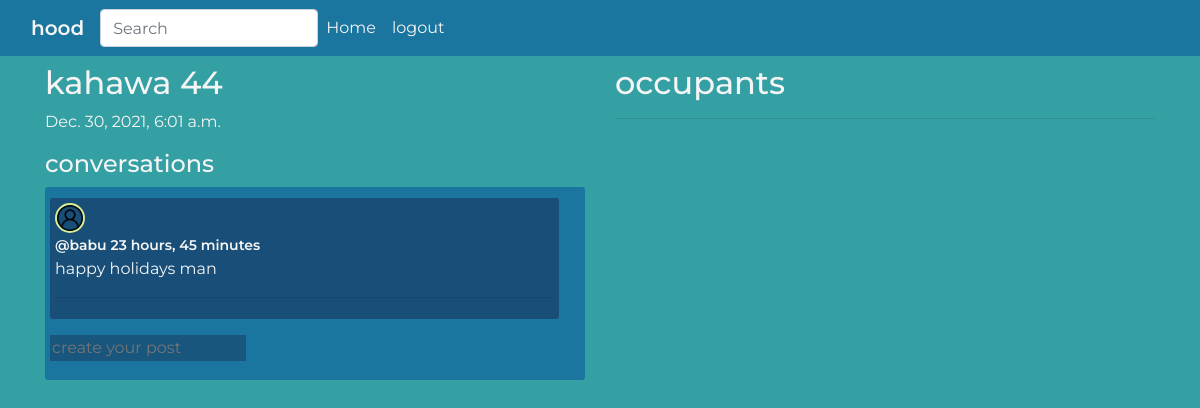
The page /hood/1/ (signed in) on the database as committed earlier.
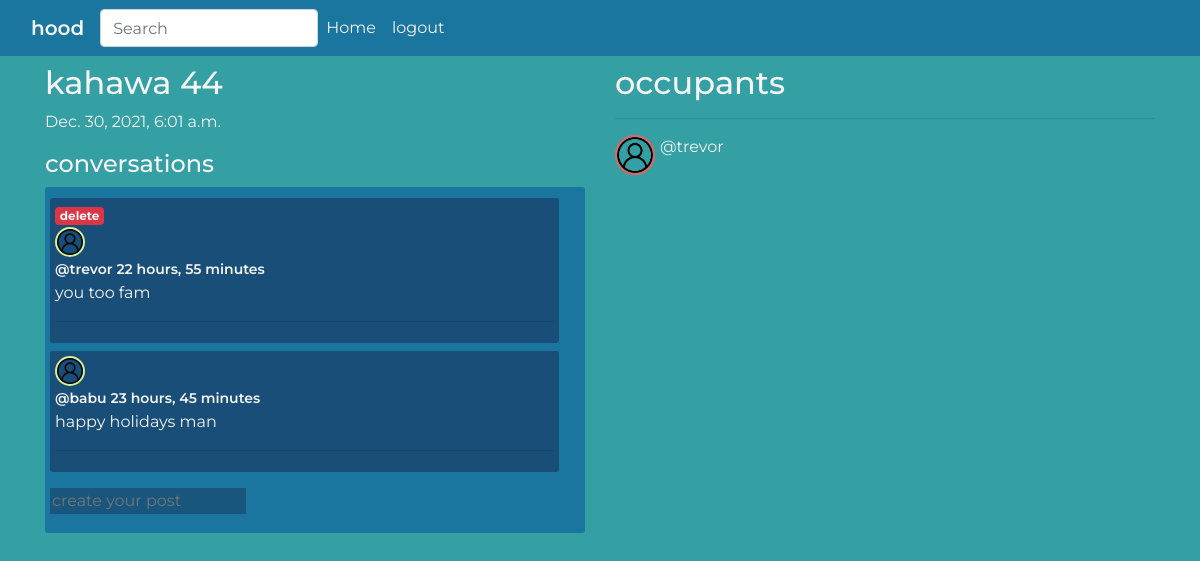
The same page on the database as committed later.
### app/models.py (models this page shows, shortened)
class Post(models.Model):
    user = models.ForeignKey(User, on_delete=models.CASCADE)
    hood = models.ForeignKey(Hood, on_delete=models.CASCADE)
    body = models.TextField()
    updated = models.DateTimeField(auto_now=True)
    created = models.DateTimeField(auto_now_add=True)
    class Meta:
        ordering = ['-updated', '-created']

class User(AbstractUser):
    name = models.CharField(max_length=200, null=True)
    email = models.EmailField(unique=True, null=True)
    bio = models.TextField(null=True)
    profile_pic = models.ImageField(null=True, default='user.png')
    USERNAME_FIELD = 'email'
    REQUIRED_FIELDS = []

### app/views.py (the view, shortened to what this page needs)
# urls.py: path('hood/<int:pk>/', views.hood, name='hood'),
def hood(request, pk):
    hood = Hood.objects.get(id=pk)
    posts = hood.post_set.all().order_by('-created')
    occupants = hood.occupants.all()
    context = {
        'hood':hood,
        'posts':posts,
        'occupants':occupants
    }
    return render(request, 'app/hood.html', context)

### app/templates/app/hood.html (shortened to what this page needs)
{% extends 'base.html' %}
{% block content %}
<div class="hood-container container my-2">
    <div class="row">
        <div class="col-md-6">
            <h2>{{ hood.name }}</h2>
            <p>{{ hood.created }}</p>
            <h4>conversations</h4>
            <div class='comment-wrapper'>
                {% for post in posts %}
                    <div class="post my-2">
                        {% if request.user == post.user %}
                            <a href="{% url 'delete_post' post.id %}"><span class="badge bg-danger">delete</span></a>
                        {% endif %}
                        <div class="user-profile">
                            <img src="{{ user.profile_pic.url }}" alt="">
                        </div>
                        <small>@{{ post.user.name }} {{ post.created | timesince }}</small>
                        <p>{{ post.body }}</p>
                        <hr>
                    </div>
                {% endfor %}
                {% if request.user.is_authenticated %}
                <div class="comment-form my-3">
                    <form action="" method='POST'>
                        <input type="text" name='body' placeholder="create your post"/>
                    </form>
                </div>
                {% endif %}
            </div>
        </div>
        <div class="col-md-6">
            <h2>occupants</h2>
            <hr>
            {% for user in occupants %}
                <div>
                    <div class="occupant-profile my-3">
                        <div>
                            <img src="{{ user.profile_pic.url }}" alt="">
                        </div>
                        <div class="occupant-name">
                            <p>@{{ user.username }}</p>
                        </div>
                    </div>
                </div>
            {% endfor %}
        </div>
    </div>
</div>
{% endblock %}

Rows that differ between the two databases and show on the page:
added Post: shows "delete", profile_pic (placeholder picture), user.name "trevor", created "22 hours, 55 minutes", body "you too fam"
now on this page (row edited): User: profile_pic (placeholder picture), username "trevor"
